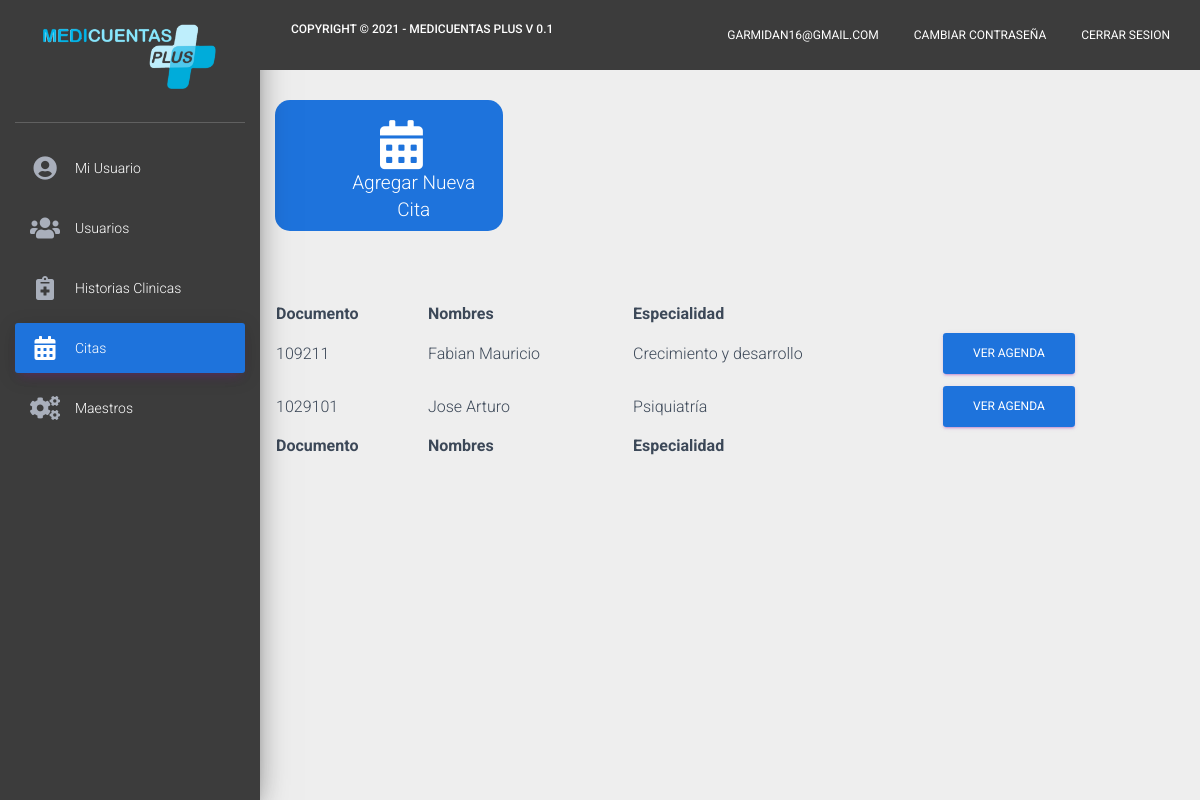
Before: /citas (signed in) with the older database file.
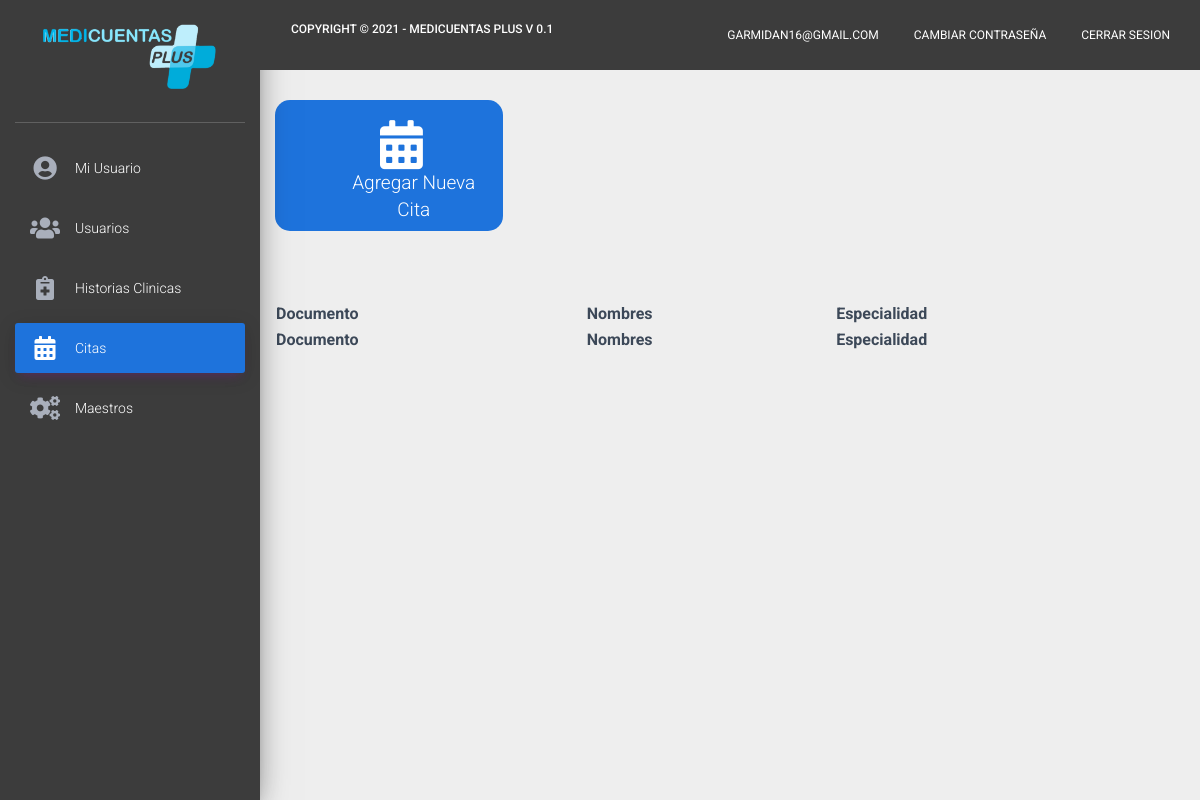
After: the same page with the newer database file.
### modelos/models.py (models this page shows)
class Usuario(models.Model):
    primernombre = models.CharField(max_length=1000, blank=True, null=True)
    segundonombre = models.CharField(max_length=1000, blank=True, null=True)
    primerapellido = models.CharField(max_length=1000, blank=True, null=True)
    segundoapellido = models.CharField(max_length=1000, blank=True, null=True)
    usuario = models.CharField(max_length=1000, blank=True, null=True)
    clave = models.TextField(blank=True, null=True)
    tipodocumento= models.CharField(max_length=1000, blank=True, null=True)
    numerodocumento= models.CharField(max_length=1000, blank=True, null=True)
    fechanacimiento = models.DateField(blank=True, null=True)
    edad = models.CharField(max_length=100, blank=True, null=True)
    numerotelefono = models.IntegerField( blank=True, null=True)
    ciudad = models.ForeignKey(Ciudad, on_delete=models.CASCADE,blank=True, null=True)
    especialidad = models.ForeignKey(Especialidad, on_delete=models.CASCADE,blank=True, null=True)
    rol = models.CharField(max_length=500, blank=True , null=True)
    asistente = models.CharField(max_length=500, blank=True, null= True)
    permisoscomentario = models.CharField(max_length=100, blank=True, null= True)
    sexo = models.CharField(max_length=500, blank=True, null= True)
    consultorio = models.CharField(max_length=500, blank=True, null= True)
    estado = models.CharField(max_length=500, blank=True, null= True)

class Especialidad(models.Model):
    especialidad = models.CharField(max_length=1000, blank=True, null=True)

### modelos/views.py (the view, shortened to what this page needs)
# urls.py: path('citas',citas),
def citas(request):
    if request.session.get('validar') == False:
        return redirect('/')
    else:
        citas = []
        cita = []
        usuario = Usuario.objects.get(id=request.session.get('user'))
        if usuario.rol == "Asistente" or usuario.rol == "Prestador":
            if usuario.rol == "Asistente":
                if Usuario.objects.filter(asistente=usuario.primernombre+"-"+usuario.usuario).exists():
                    consulta = Usuario.objects.filter(asistente=usuario.primernombre+"-"+usuario.usuario)
            else:
                consulta = usuario
            especialidad = Especialidad.objects.all()
            clasecita = ["PRIMERA VEZ","CONTROL"]
            sexo = ["MASCULINO","FEMENINO"]
            entidad = Entidad.objects.all()
            tipodocumento = ["CEDULA DE CIUDADANIA","CEDULA DE EXTRANJERIA","TARJETA DE IDENTIDAD","REGISTRO CIVIL","PASAPORTE","MENOR SIN IDENTIFICACION","ADULTO SIN IDENTIDAD"]
            if request.method == "POST":
                if Paciente.objects.filter(numerodocumento=request.POST.get("numerodocumento")).exists():
                    pacientico = Paciente.objects.get(numerodocumento=request.POST.get("numerodocumento"))
                    return render(request,'registrarpacientecita.html',{"especialista":consulta,"sexo":sexo,"usuario":usuario,"paciente":pacientico,"especialidad":especialidad,"entidad":entidad,"clasecita":clasecita})
                else:
                    numerodocu = request.POST.get("numerodocumento")
                    return render(request,'registrarcitas.html',{"especialista":consulta,"sexo":sexo,"usuario":usuario,"especialidad":especialidad,"entidad":entidad,"tipodocumento":tipodocumento,"clasecita":clasecita,"numerodoc":numerodocu,"sesion":request.session.get('validar')})
            if usuario.rol == "Asistente":
                return render(request,'citas.html',{"prestador":consulta,"usuario":usuario,"citasagendadas":citas,"sesion":request.session.get('validar')})
            else:
                if Cita.objects.filter(especialista = consulta).exists():
                    citas = Cita.objects.filter(especialista = consulta)
                    return render(request,'citas.html',{"usuario":usuario,"citasagendadas":citas,"sesion":request.session.get('validar')})
                else:
                    return render(request,'citas.html',{"usuario":usuario,"citasagendadas":citas,"sesion":request.session.get('validar')})
        else:
            prestador = Usuario.objects.filter(rol = "Prestador")
            return render(request,'citas.html',{"prestador":prestador,"usuario":usuario})

### modelos/templates/citas.html (shortened to what the changed rows need)
<!doctype html>
<html lang="en">
{% load static %}
<head>
    <link rel="stylesheet" href="https://maxcdn.bootstrapcdn.com/font-awesome/latest/css/font-awesome.min.css">
    <link rel="stylesheet" href="https://use.fontawesome.com/releases/v5.7.0/css/all.css"
>
    <link href="https://cdn.jsdelivr.net/npm/bootstrap@5.1.1/dist/css/bootstrap.min.css" rel="stylesheet"
>
    <link href="{% static 'css/material-dashboard.css' %}" rel="stylesheet" />
</head>
<body>
    <div class="wrapper ">
        <div class="main-panel">
            <div class="content">
                <form method="POST" action="/citas">
                    {%if usuario.rol == 'Administrador' or usuario.rol == 'Asistente'%}
                <table id="example" class="display nowrap" style="width:100%">
                    <thead>
                        <tr>
                            <th>Documento</th>
                            <th>Nombres</th>
                            <th>Especialidad</th>
                            <th></th>
                        </tr>
                    </thead>
                    <tbody>
                        {% for pres in prestador%}
                        <tr>
                            <td>{{pres.numerodocumento}}</td>
                            <td>{{pres.primernombre}} {{pres.segundonombre}}</td>
                            <td>
                                {{pres.especialidad.especialidad}}
                            </td>
                            <td>
                                <a href="/citas/detalles/{{pres.numerodocumento}}" type="submit" style="background-color: rgb(30, 115, 220); color: white;" class="btn btn-primary">Ver Agenda</a>
                            </td>
                        </tr>
                        {% endfor %}
                    </tbody>
                    <tfoot>
                        <tr>
                            <th>Documento</th>
                            <th>Nombres</th>
                            <th>Especialidad</th>
                            <th></th>
                        </tr>
                    </tfoot>
                </table>
                {%endif%}
                </form>
            </div>
        </div>
    </div>
    <link rel="stylesheet" type="text/css" href="https://cdn.datatables.net/v/dt/dt-1.11.2/datatables.min.css" />
</body>
</html>

Changed rows visible on the page:
removed Usuario: numerodocumento "109211", primernombre "Fabian", segundonombre "Mauricio", especialidad.especialidad "Crecimiento y desarrollo"
removed Usuario: numerodocumento "1029101", primernombre "Jose", segundonombre "Arturo", especialidad.especialidad "Psiquiatría"
